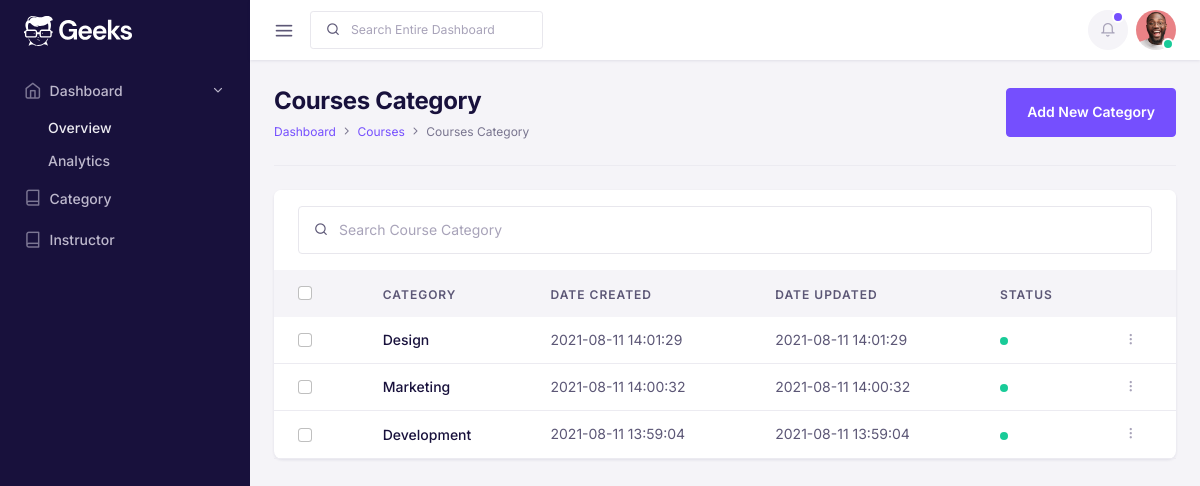
The page /admin/course-category.php on the database its author committed.
### tables this page shows
CREATE TABLE `course_categories` (
  `sn` bigint(20) UNSIGNED NOT NULL,
  `title` varchar(255) DEFAULT NULL,
  `slug` varchar(255) NOT NULL,
  `description` text DEFAULT NULL,
  `image` varchar(255) DEFAULT NULL,
  `status` int(11) NOT NULL DEFAULT 0,
  `created_at` timestamp NULL DEFAULT NULL,
  `updated_at` timestamp NOT NULL DEFAULT current_timestamp()
);

### admin/course-category.php (the view, shortened to what this page needs)
<!DOCTYPE html>
<html lang="en">
<head>
    <?php include('link.php') ?>
</head>
<body>
    <div id="db-wrapper">
        <?php include('sidebar.php') ?>
        <div id="page-content">
            <?php include('header.php') ?>
            <div class="container-fluid p-4">
                <div class="row">
                    <div class="col-lg-12 col-md-12 col-12">
                        <div class="border-bottom pb-4 mb-4 d-md-flex align-items-center justify-content-between">
                            <div class="mb-3 mb-md-0">
                                <h1 class="mb-1 h2 fw-bold">Courses Category</h1>
                                <nav aria-label="breadcrumb">
                                    <ol class="breadcrumb">
                                        <li class="breadcrumb-item">
                                            <a href="admin-dashboard.html">Dashboard</a>
                                        </li>
                                        <li class="breadcrumb-item">
                                            <a href="#">Courses</a>
                                        </li>
                                        <li class="breadcrumb-item active" aria-current="page">
                                            Courses Category
                                        </li>
                                    </ol>
                                </nav>
                            </div>
                            <div>
                                <a href="#" class="btn btn-primary" data-bs-toggle="modal" data-bs-target="#newCatgory">Add New
                                    Category</a>
                            </div>
                        </div>
                    </div>
                </div>
                <div class="row">
                    <div class="col-lg-12 col-md-12 col-12">
                        <div class="card mb-4">
                            <div class="card-header border-bottom-0">
                                <form class="d-flex align-items-center">
                                    <span class="position-absolute ps-3 search-icon">
                                        <i class="fe fe-search"></i>
                                    </span>
                                    <input type="search" class="form-control ps-6" placeholder="Search Course Category" />
                                </form>
                            </div>
                            <div class="table-responsive border-0 overflow-y-hidden">
                                <table class="table mb-0 text-nowrap">
                                    <thead class="table-light">
                                        <tr>
                                            <th class="border-0 font-size-inherit">
                                                <div class="form-check">
                                                    <input type="checkbox" class="form-check-input" id="checkAll" />
                                                </div>
                                            </th>
                                            <th class="border-0">CATEGORY</th>
                                            <th class="border-0">DATE CREATED</th>
                                            <th class="border-0">DATE UPDATED</th>
                                            <th class="border-0">STATUS</th>
                                            <th class="border-0"></th>
                                        </tr>
                                    </thead>
                                    <tbody>
                                        <?php
                                        $sql = $db->query("SELECT * FROM course_categories ORDER BY  sn DESC LIMIT 20 ");
                                        while ($row = mysqli_fetch_array($sql)) {
                                        ?>
                                            <tr>
                                                <td class="align-middle">
                                                    <div class="form-check">
                                                        <input type="checkbox" class="form-check-input" id="categoryCheck3" />
                                                    </div>
                                                </td>
                                                <td class="align-middle">
                                                    <a href="sub-category.php?slug=<?= $row['slug'] ?>" class="text-inherit">
                                                        <h5 class="mb-0 text-primary-hover"><?= $row['title']  ?></h5>
                                                    </a>
                                                </td>
                                                <td class="align-middle"><?= $row['created_at']  ?></td>
                                                <td class="align-middle"><?= $row['updated_at']  ?></td>
                                                <td class="align-middle">
                                                    <span class="badge-dot bg-success"></span>
                                                </td>
                                                <td class="text-muted align-middle">
                                                    <span class="dropdown dropstart">
                                                        <a class="text-muted text-decoration-none" href="#" role="button" id="courseDropdown3" data-bs-toggle="dropdown" data-bs-offset="-20,20" aria-expanded="false">
                                                            <i class="fe fe-more-vertical"></i>
                                                        </a>
                                                    </span>
                                                </td>
                                            </tr>
                                        <?php } ?>
                                    </tbody>
                                </table>
                            </div>
                        </div>
                    </div>
                </div>
            </div>
        </div>
    </div>
</body>
</html>

### rows shown on the page
course_categories: title "Design", created_at "2021-08-11 14:01:29", updated_at "2021-08-11 14:01:29"
course_categories: title "Marketing", created_at "2021-08-11 14:00:32", updated_at "2021-08-11 14:00:32"
course_categories: title "Development", created_at "2021-08-11 13:59:04", updated_at "2021-08-11 13:59:04"
